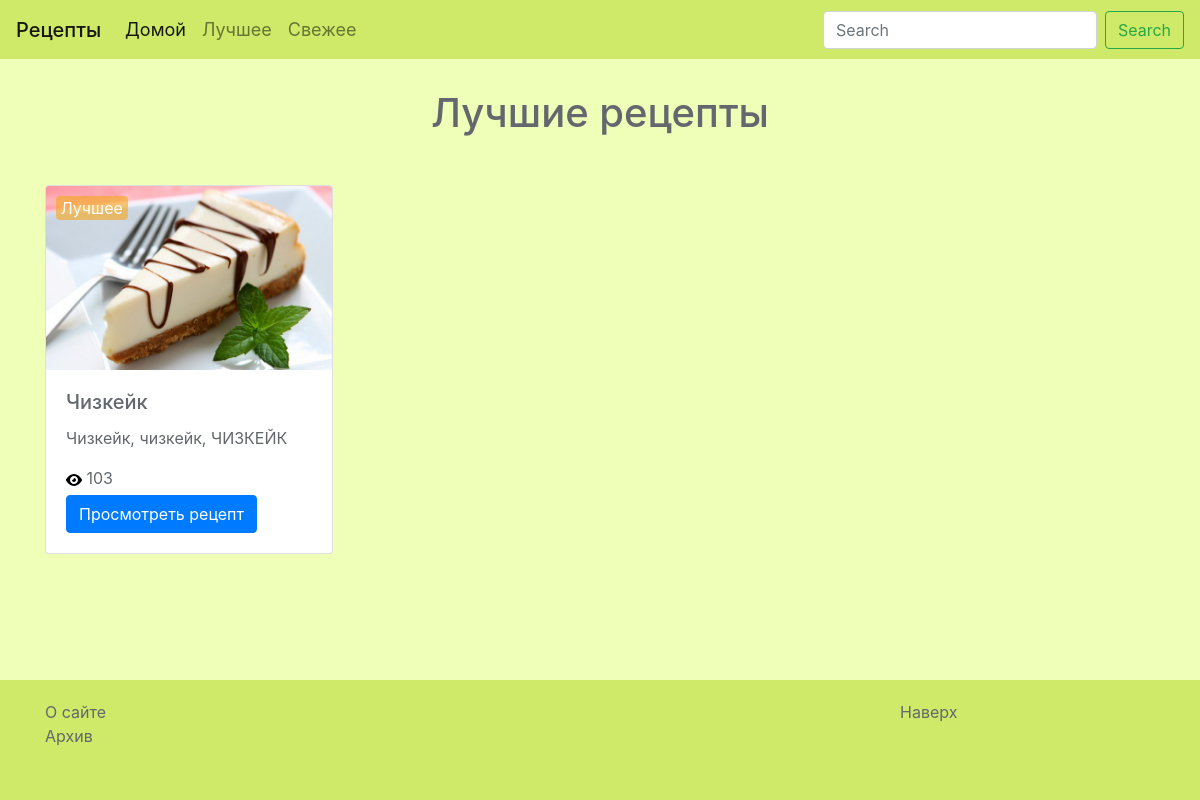
Before: /recipes/best/ with the older database file.
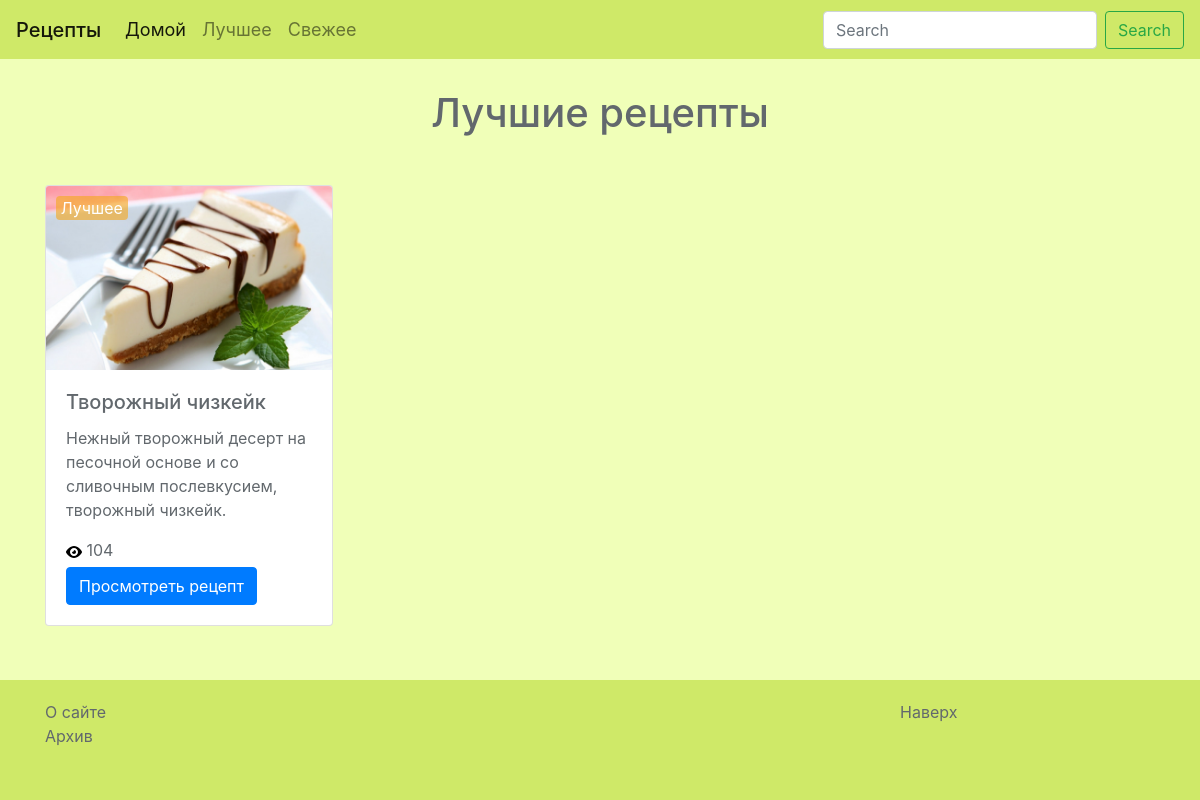
After: the same page with the newer database file.
### recipes/models.py (models this page shows, shortened)
class Recipe(models.Model):
    TAG_CHOICES = (('Горячее блюдо', 'Горячее блюдо'), ('Холодное блюдо', 'Холодное блюдо'), ('Салат', 'Салат'), ('Суп', 'Суп'), ('Выпечка', 'Выпечка'))
    STATUS_CHOICES = (('Свежее', 'Свежее'), ('Популярное', 'Популярное'), ('Лучшее', 'Лучшее'), ('Архив', 'Архив'))
    name = models.CharField(max_length=64, default=None)
    description = models.TextField(default=None, max_length=100, blank=True, null=True)
    ingredients = models.TextField(default=None)
    full_recipe = models.TextField(default=None)
    views_counter = models.IntegerField(default=None, blank=True, null=True)
    tag = models.CharField(max_length=64, choices=TAG_CHOICES, default=None)
    status = models.CharField(max_length=64, choices=STATUS_CHOICES, default=None, blank=True, null=True)
    image = models.ImageField(upload_to='recipes/images/', blank=True)
    created = models.DateTimeField(auto_now_add=True, auto_now=False)
    updated = models.DateTimeField(auto_now_add=False, auto_now=True)
    class Meta:
        verbose_name='Рецепт'
        verbose_name_plural='Рецепты'

### landing/views.py (the view)
# urls.py: url(r'^recipes/best/$', views.best, name = 'best'),
def best(request):
	recipes_best = Recipe.objects.filter(status='Лучшее')
	return render(request, 'recipes/best.html', locals())

### templates/recipes/best.html (shortened to what this page needs)
{% extends 'base.html' %}
{% load staticfiles %}
    {% block content %}
          <div class='section section1'>
            <div class='container'>
                <div class='col-12 header'>
                    <h1 class='text-center'>
                        Лучшие рецепты
                    </h1>
                </div>
                <div class='row'>
                    {% for recipe in recipes_best %}
                        <div class='col'>
                            <div class="card" style="width: 18rem;">
                                <img class="card-img-top" src="{{ recipe.image.url }}">
                                <div class="card-body">
                                    <h5 class="card-title">{{ recipe.name }}</h5>
                                    <p class="card-text">{{ recipe.description }}</p>
                                    {% if recipe.status %}
                                        <span class='recipe-status best'>{{ recipe.status }}</span>
                                    {% endif %}
                                    <img src='{% static "img/view.svg" %}'>
                                    <span class='recipe-views'> {{ recipe.views_counter }} </span><br>
                                    <a href="{% url 'recipe' recipe.id %}" class="btn btn-primary">Просмотреть рецепт</a>
                                </div>
                            </div>
                        </div>
                    {% endfor %}
                </div>
            </div>
          </div>
    {% endblock %}

Changed rows visible on the page:
changed Recipe "Лучшее": name "Чизкейк" → "Творожный чизкейк"; description "Чизкейк, чизкейк, ЧИЗКЕЙК" → "Нежный творожный десерт на песочной основе и со сливочным послевкусием, творожный чизкейк."; views_counter "103" → "104"
